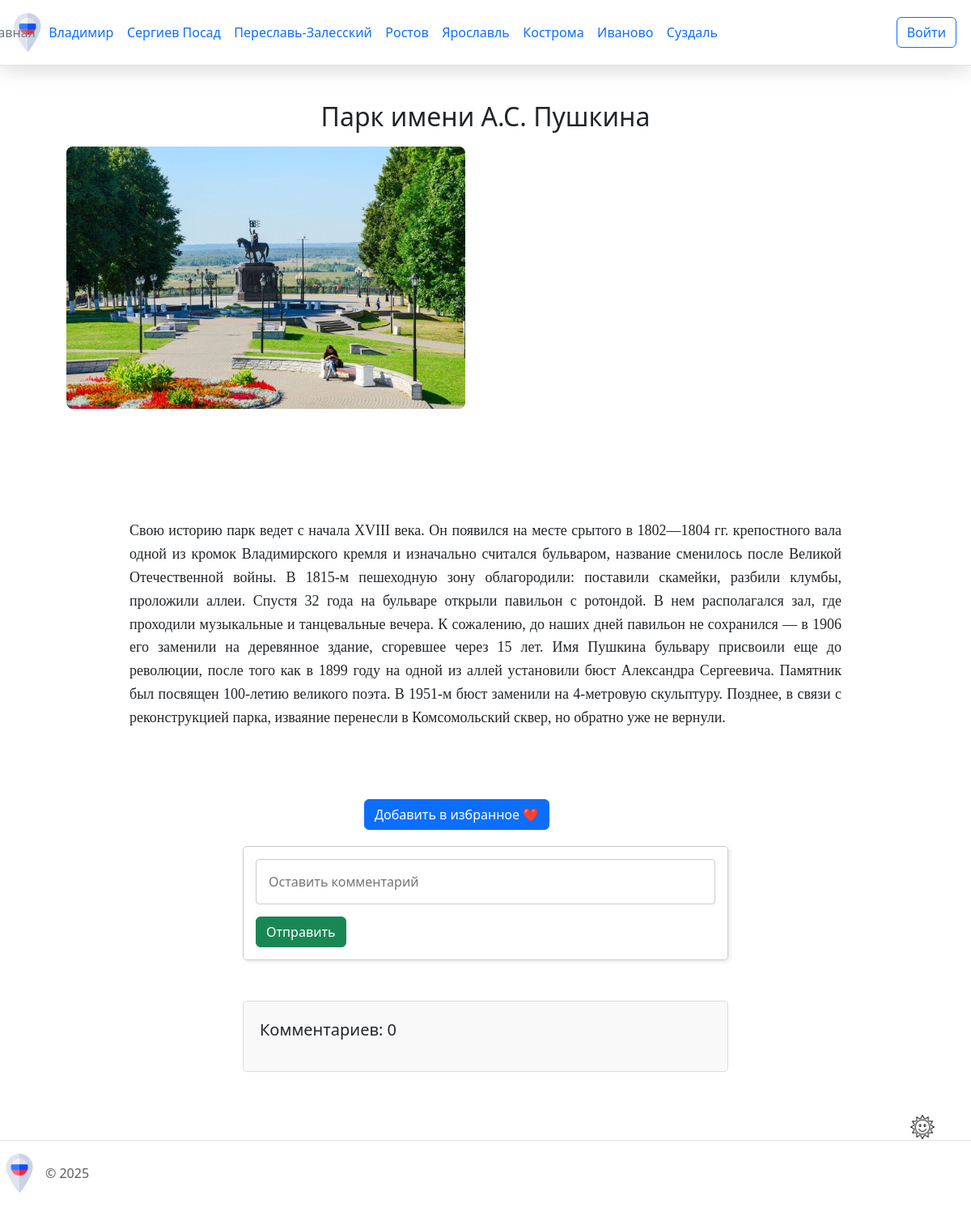
Screenshot of /attraction_detail/2 with the database file from the repository.
### app.py (models this page shows)
class City(db.Model):
    city_id = db.Column(db.Integer, primary_key=True)
    city_name = db.Column(db.String(20), nullable=False)
    photo = db.Column(db.LargeBinary, nullable=False)
    description = db.Column(db.Text, nullable=False)

class Attraction(db.Model):
    attraction_id = db.Column(db.Integer, primary_key=True)
    attraction_name = db.Column(db.String(50), nullable=False)
    photo = db.Column(db.LargeBinary, nullable=False)
    description = db.Column(db.Text, nullable=False)
    attraction_type = db.Column(db.String(80), nullable=False)
    city_id = db.Column(db.Integer, db.ForeignKey('city.city_id'), nullable=False)
    latitude = db.Column(db.Float, nullable=True)  # Широта
    longitude = db.Column(db.Float, nullable=True) # Долгота

### app.py (the view, shortened to what this page needs)
@app.route("/attraction_detail/<int:attraction_id>", methods=['POST', 'GET'])
def attraction_detail(attraction_id):
    attraction = Attraction.query.get(attraction_id)
    comments = db.session.query(Feedback, User.name).join(User).filter(Feedback.attraction_id == attraction_id).all()
    coordinates = {'latitude': attraction.latitude, 'longitude': attraction.longitude}
    return render_template('attraction_detail.html', attraction=attraction, comments=comments, coordinates=coordinates)

### app.py (called while the page is built)
@app.context_processor
def inject_cities():
    cities = City.query.all()
    return dict(cities=cities)

### templates/attraction_detail.html (shortened to what this page needs)
{% extends 'base.html' %}
{% block content %}
<div class="attraction-container">
    <h2>{{ attraction.attraction_name }}</h2>
    <div class="attraction-grid">
        <div class="attraction-photo">
            <img src="{{ url_for('static', filename='img/' + attraction.photo) }}" class="img-fluid" alt="{{ attraction.attraction_name }}">
        </div>
        <div id="map" style="width:100%; height:400px;"></div>
        <p class="about">{{ attraction.description }}</p>
    </div>
    <form action="{{ url_for('add_to_favorites', attraction_id=attraction.attraction_id) }}" method="POST">
        <button type="submit" class="btn btn-primary mt-3">Добавить в избранное ❤️</button>
    </form>
    <form method="post" class="comment-container">
        <input type="text" name="comment" placeholder="Оставить комментарий" class="comment-form"><br>
        <button class="btn btn-success" type="submit">Отправить</button>
    </form>
    <div class="comments-section">
        <div>
            <p style="font-size: 20px;">Комментариев: {{ comments|length }}</p>
        </div>
    </div>
</div>
{% endblock %}

### templates/base.html (shortened to what this page needs)
<!DOCTYPE html>
<html lang="en">
<head>
    <link href="https://cdn.jsdelivr.net/npm/bootstrap@5.3.3/dist/css/bootstrap.min.css" rel="stylesheet">
    <link rel="stylesheet" href="https://cdnjs.cloudflare.com/ajax/libs/font-awesome/6.2.0/css/all.min.css">
    <link rel="stylesheet" href="{{url_for('static', filename='css/main.css')}}">
    <link rel="stylesheet" href="{{url_for('static', filename='css/dark-theme.css')}}">
</head>
<body>
    <div class="page">
        <header class="d-flex flex-wrap align-items-center justify-content-center justify-content-md-between py-3 mb-4 border-bottom">
          <div class="col-md-3 mb-2 mb-md-0 d-flex align-items-center">
            <a href="/" class="d-inline-flex link-body-emphasis text-decoration-none">
              <img class="header__img" src="{{ url_for('static', filename='img/russia.png') }}" alt="russia">
            </a>
          </div>
          <div class="col-md-6 mb-0 mb-md-0 d-flex justify-content-end align-items-center">
            <ul class="nav col-12 col-md-auto mb-2 justify-content-center mb-md-0 nav-menu">
              <li><a href="{{ url_for('index') }}" class="nav-link px-2 link-secondary">Главная</a></li>
              {% for city in cities %}
                <li class="nav-item">
                  <a class="nav-link" href="{{ url_for('city_detail', city_id=city.city_id) }}">{{ city.city_name }}</a>
                </li>
              {% endfor %}
            </ul>
          </div>
          <div class="col-md-3 text-end d-flex align-items-center justify-content-end">
            {% if current_user.is_authenticated %}
                {% if current_user.email == 'forsitediplom@internet.ru' %}
                    <a href="{{ url_for('admin_page') }}">
                        <button type="button" class="btn btn-outline-primary me-2">{{ current_user.name }}</button>
                    </a>
                {% else %}
                    <a href="{{ url_for('lk') }}">
                        <button type="button" class="btn btn-outline-primary me-2">{{ current_user.name }}</button>
                    </a>
                {% endif %}
            {% else %}
                <a href="{{ url_for('login') }}">
                    <button type="button" class="btn btn-outline-primary me-2">Войти</button>
                </a>
            {% endif %}
        </div>
        </header>
        <div class="content">
            {% block content %}{% endblock %}
        </div>
        <div class="image-button-container">
          <button class="image-button">
            <img src="{{ url_for('static', filename='img/sun.png') }}" alt="Sun" class="button-image">
          </button>
        </div>
        <footer class="d-flex flex-wrap justify-content-between align-items-center py-3 my-4 border-top">
            <div class="col-md-4 d-flex align-items-center">
              <a href="/" class="mb-3 me-2 mb-md-0 text-body-secondary text-decoration-none lh-1">
                <img class="header__img" src="{{ url_for('static', filename='img/russia.png') }}" alt="russia">
              </a>
              <span class="mb-3 mb-md-0 text-body-secondary">© 2025</span>
            </div>
        </footer>
    </div>
</body>
</html>

### static/css/main.css (style rules this page uses)
html, body { height: 100%; margin: 0; padding: 0; }
body { display: flex; flex-direction: column; min-height: 100vh; }
.page { display: flex; flex-direction: column; flex: 1; }
.content { flex: 1; padding-bottom: 20px; }
footer { margin-top: auto; width: 100%; padding: 20px 0; }
header { position: sticky; top: 0; padding: 10px; z-index: 1000; background: #fff; -webkit-box-shadow: 0 5px 25px rgba(0, 0, 0, 0.15); box-shadow: 0 5px 25px rgba(0, 0, 0, 0.15) ; width: 100%; }
.header__img { height: 48px; width: 48px; }
.nav-link { padding: 0.2rem 0.5rem; }
.nav li { padding-right: 0.5px; }
.nav li:last-child { padding-right: 0; }
h2 { text-align: center; margin-top: 0; }
.img-fluid { margin: 10px auto 20px; display: block; max-width: 80%; height: auto; }
.about { font-family: 'Georgia', serif; line-height: 1.8; font-size: 1.1rem; text-align: center; margin: 1rem auto; max-width: 80%; }
form { width: 300px; margin: 0 auto; }
.comment-container { max-width: 600px; width: 100%; margin: 50px auto; border: 1px solid #ccc; border-radius: 5px; padding: 15px; box-shadow: 2px 2px 5px rgba(0, 0, 0, 0.1); }
.comments-section { display: flex; justify-content: center; align-items: flex-start; flex-direction: column; max-width: 600px; margin: 20px auto; padding: 20px; border: 1px solid #ddd; border-radius: 5px; background-color: #f9f9f9; }
.image-button-container { position: fixed; right: 10px; top: 92%; transform: translateY(-50%); z-index: 1000; }
.image-button { width: 100px; height: 50px; border: none; background-color: transparent; cursor: pointer; }
.button-image { width: 30px; height: auto; transition: filter 0.3s ease; }
.nav-menu { display: flex; flex-direction: row; }

### templates/attraction_detail.html (style rules this page uses)
.attraction-container { width: 100%; margin: 0; padding: 20px; box-sizing: border-box; }
.attraction-grid { display: grid; grid-template-columns: 1fr; gap: 20px; margin-bottom: 20px; }
.attraction-photo img { width: 100%; height: auto; border-radius: 8px; }
#map { width: calc(100% - 40px); height: 250px; border-radius: 8px; margin: 0 auto; padding: 10px; }
.about { grid-column: 1 / -1; font-size: 16px; line-height: 1.6; font-family: 'Georgia', serif; padding: 1rem; text-align: justify; }
.comment-container { margin-top: 20px; }
.comment-form { width: 100%; padding: 15px; margin-bottom: 15px; border: 1px solid #ccc; border-radius: 4px; font-size: 14px; }
.comments-section { margin-top: 20px; }
@media (min-width: 768px) { .attraction-grid { grid-template-columns: 1.2fr 1fr; gap: 30px; margin-bottom: 30px; } }
@media (min-width: 768px) { #map { width: calc(100% - 40px); height: 400px; } }
@media (min-width: 768px) { .about { font-size: 18px; padding: 1.5rem; } }
@media (min-width: 768px) { .comment-form { font-size: 16px; } }

### rows the page displays
City: city_name "Владимир"
City: city_name "Сергиев Посад"
City: city_name "Переславь-Залесский"
City: city_name "Ростов"
City: city_name "Ярославль"
City: city_name "Кострома"
City: city_name "Иваново"
City: city_name "Суздаль"
Attraction: attraction_name "Парк имени А.С. Пушкина", photo (picture), description "Свою историю парк ведет с начала XVIII века. Он появился на месте срытого в 1802—1804 гг. крепостного вала одной из кромок Владимирского кремля и изначально считался бульваром, название сменилось после Великой Отечественной войны. В 1815-м пешеходную зону облагородили: поставили скамейки, разбили клумбы, проложили аллеи. Спустя 32 года на бульваре открыли павильон с ротондой. В нем располагался зал, где проходили музыкальные и танцевальные вечера. К сожалению, до наших дней павильон не сохранился — в 1906 его заменили на деревянное здание, сгоревшее через 15 лет. Имя Пушкина бульвару присвоили еще до революции, после того как в 1899 году на одной из аллей установили бюст Александра…"

### other values shown
{{ comments|length }} "0"
